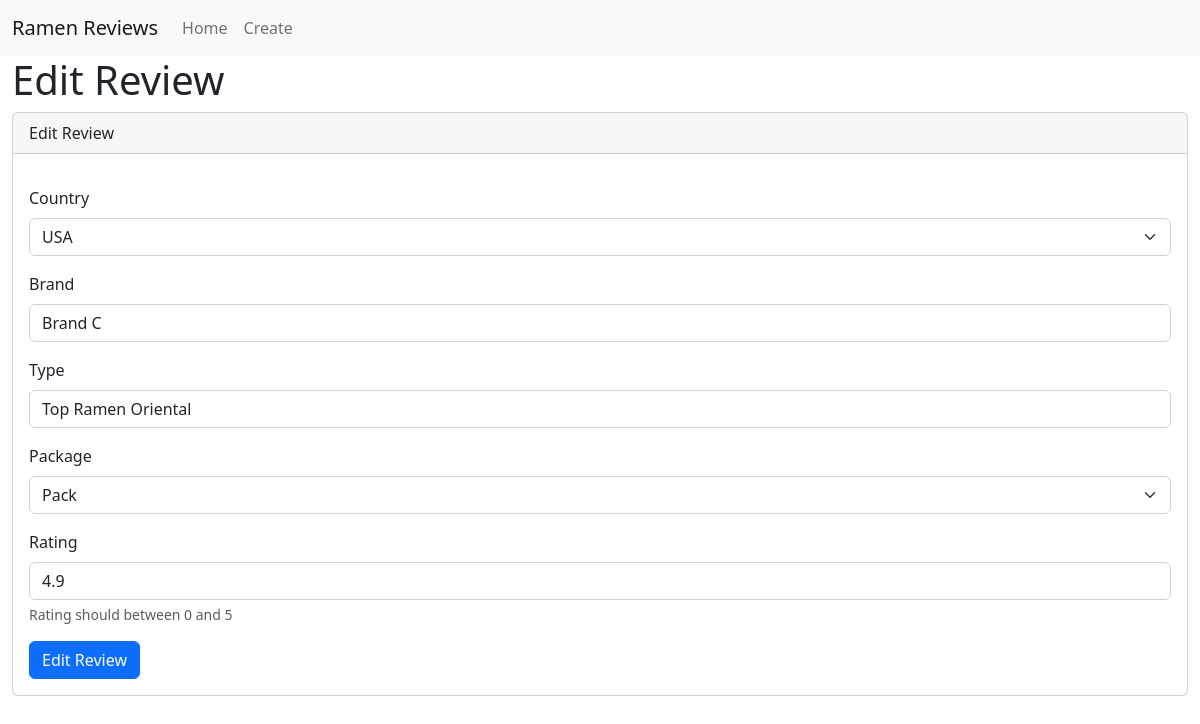
/edit?ID=2500, run on an earlier commit of the app's database.
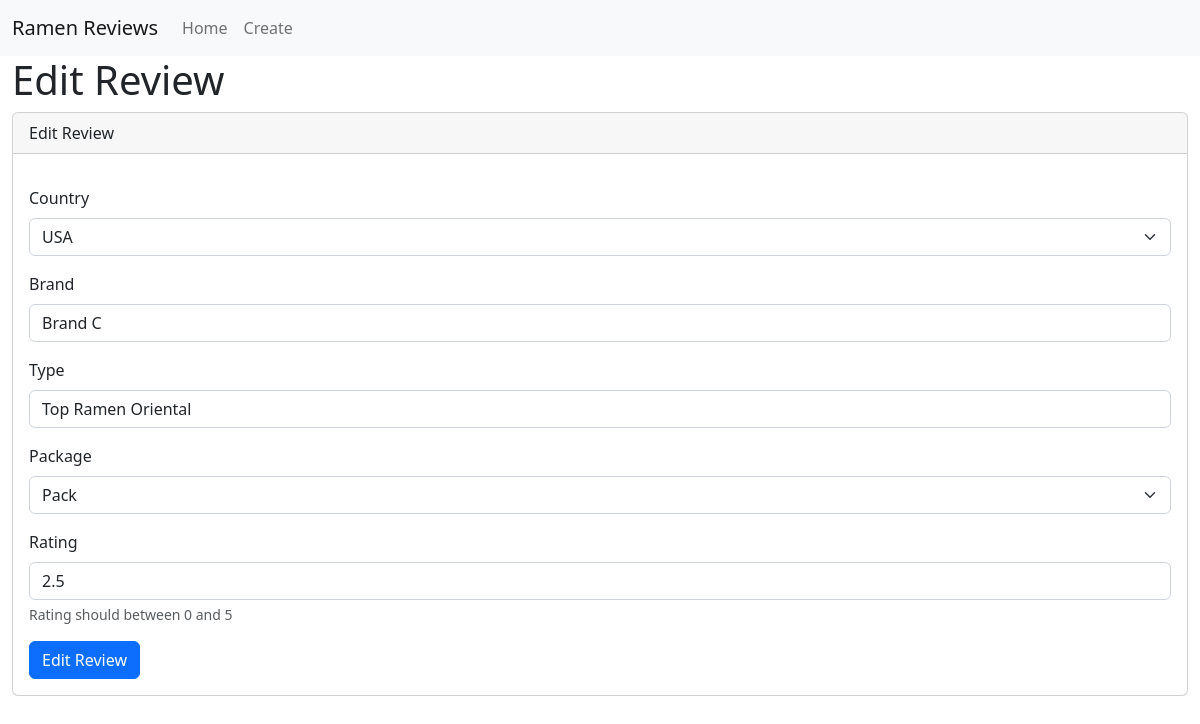
And on a later commit of the database.
### tables this page shows
CREATE TABLE reviews (
    ID INTEGER PRIMARY KEY AUTOINCREMENT,
    ExID INTEGER,
    Country TEXT NOT NULL,
    Brand TEXT NOT NULL,
    `Type` TEXT NOT NULL,
    Package TEXT CHECK (Package in ('Cup','Pack','Tray','Bowl','Box','Can','Bar')) NOT NULL,
    Rating REAL CHECK (Rating >= 0 AND Rating <=5) NOT NULL
);

### app.py (the view)
@app.route('/edit', methods=['GET', 'POST'])
def edit():
    if request.method == 'POST':
        acceptable_package_values = ['Cup', 'Pack',
                                     'Tray', 'Bowl', 'Box', 'Can', 'Bar']
        if not request.form.get('ID'):
            return "ID parameter is required!", 400
        try:
            ID = int(request.form.get('ID'))
            conn = get_db_connection()
            review = conn.execute(
                "SELECT * from reviews WHERE ID = ?", (ID,)).fetchone()
            if review is None:
                return "Review does not exist!", 404
            else:
                query = "UPDATE reviews SET"
                to_filter = []
                query += ' Country=?, '
                to_filter.append(request.form.get('Country'))
                query += ' Brand=?, '
                to_filter.append(request.form.get('Brand'))
                query += ' Type=?, '
                to_filter.append(request.form.get('Type'))
                if request.form.get('Package') and request.form.get('Package') in acceptable_package_values:
                    query += ' Package=?, '
                    to_filter.append(request.form.get('Package'))
                elif request.form.get('Package') and not request.form.get('Package') in acceptable_package_values:
                    return "Package parameter is invaild!", 400
                try:
                    float(request.form.get('Rating'))
                    if (float(request.form.get('Rating')) < 0 or float(request.form.get('Rating')) > 5):
                        raise ValueError
                    query += ' Rating=?, '
                    to_filter.append(float(request.form.get('Rating')))
                except ValueError:
                    return "Rating parameter must be an Float and must be between 0 and 5", 400
                to_filter.append(ID)
                query = query[:-2] + ' WHERE ID=?;'
                conn.execute(query, to_filter)
                conn.commit()
                conn.close()
                return redirect(url_for('index'))
        except ValueError:
            return "ID parameter must be an Integer", 400
    else:
        if not request.args.get('ID'):
            return "ID parameter is required!", 400
        try:
            ID = int(request.args.get('ID'))
            conn = get_db_connection()
            review = conn.execute(
                "SELECT * from reviews WHERE ID = ?", (ID,)).fetchone()
            countries = conn.execute(
                'SELECT DISTINCT Country FROM reviews').fetchall()
            packages = conn.execute(
                'SELECT DISTINCT Package FROM reviews').fetchall()
            conn.close()
            return render_template('edit.html', review=review, countries=countries, packages=packages)
        except ValueError:
            return "ID parameter must be an Integer", 400

### app.py (called while the page is built)
def get_db_connection():
    conn = sqlite3.connect('database.db')
    conn.row_factory = sqlite3.Row
    return conn

### templates/edit.html (shortened to what this page needs)
{% extends 'base.html' %}
{% set page = "edit" %}
{% block content %}
<h1>{% block title %} Edit Review {% endblock %}</h1>
<div class="card">
  <div class="card-header">
    Edit Review
  </div>
  <div class="card-body">
    <form action="/edit" id="searchForm" method="post" class="needs-validation">
      <div class="mb-3">
        <label for="countryselector" class="form-label">Country</label>
        <select class="form-select" aria-label="Country Selector" name="Country" id="countryselector" required>
          {% for country in countries %}
          {% if review['Country'] == country['Country'] %}
          <option value="{{ country['Country']}}" selected>{{ country['Country']}}</option>
          {% endif %}
          {% endfor %}
        </select>
      </div>
      <div class="mb-3">
        <label for="brandinput" class="form-label">Brand</label>
        <input type="text" class="form-control" id="brandinput" name="Brand" value="{{ review['Brand']}}" required>
      </div>
      <div class="mb-3">
        <label for="typeinput" class="form-label">Type</label>
        <input type="text" class="form-control" id="typeinput" name="Type" value="{{ review['Type']}}" required>
      </div>
      <div class="mb-3">
        <label for="packageselector" class="form-label">Package</label>
        <select class="form-select" aria-label="Package Selector" name="Package" id="packageselector" required>
          {% for package in packages %}
          {% if review['Package'] == package['Package'] %}
          <option value="{{ package['Package']}}" selected>{{ package['Package']}}</option>
          {% endif %}
          {% endfor %}
        </select>
      </div>
      <div class="mb-3">
        <label for="typeinput" class="form-label">Rating</label>
        <input type="number" min="0" max="5" class="form-control" id="ratinginput" name="Rating"
          aria-describedby="ratinginputhelp" required value="{{ review['Rating']}}" step=".01">
        <div id="ratinginputHelp" class="form-text">Rating should between 0 and 5</div>
      </div>
      <button type="submit" class="btn btn-primary">Edit Review</button>
    </form>
  </div>
</div>
{% endblock %}

### templates/base.html (shortened to what this page needs)
<!DOCTYPE html>
<html lang="en">
<head>
    <link href="/css/bootstrap.min.css" rel="stylesheet" type="text/css" />
</head>
<body>
    <nav class="navbar bg-light navbar-expand-lg bg-light">
        <div class="container-fluid">
            <a class="navbar-brand" href="{{ url_for('index') }}">Ramen Reviews</a>
            <div class="collapse navbar-collapse" id="navbarNav">
                <ul class="navbar-nav">
                    <li class="nav-item">
                        <a {% if page=='home' %}class="nav-link active" aria-current="page" {% endif %} {% if page
                            !='home' %}class="nav-link" {% endif %} href="/">Home</a>
                    </li>
                    <li class="nav-item">
                        <a {% if page=='add' %}class="nav-link active" aria-current="page" {% endif %} {% if page
                            !='create' %}class="nav-link" {% endif %} href="/add">Create</a>
                    </li>
                </ul>
            </div>
        </div>
    </nav>
    <div class="container-fluid">
        {% block content %} {% endblock %}
    </div>
</body>
</html>

What changed in the data, as far as the page shows it:
changed reviews "USA": Rating "4.9" → "2.5"
